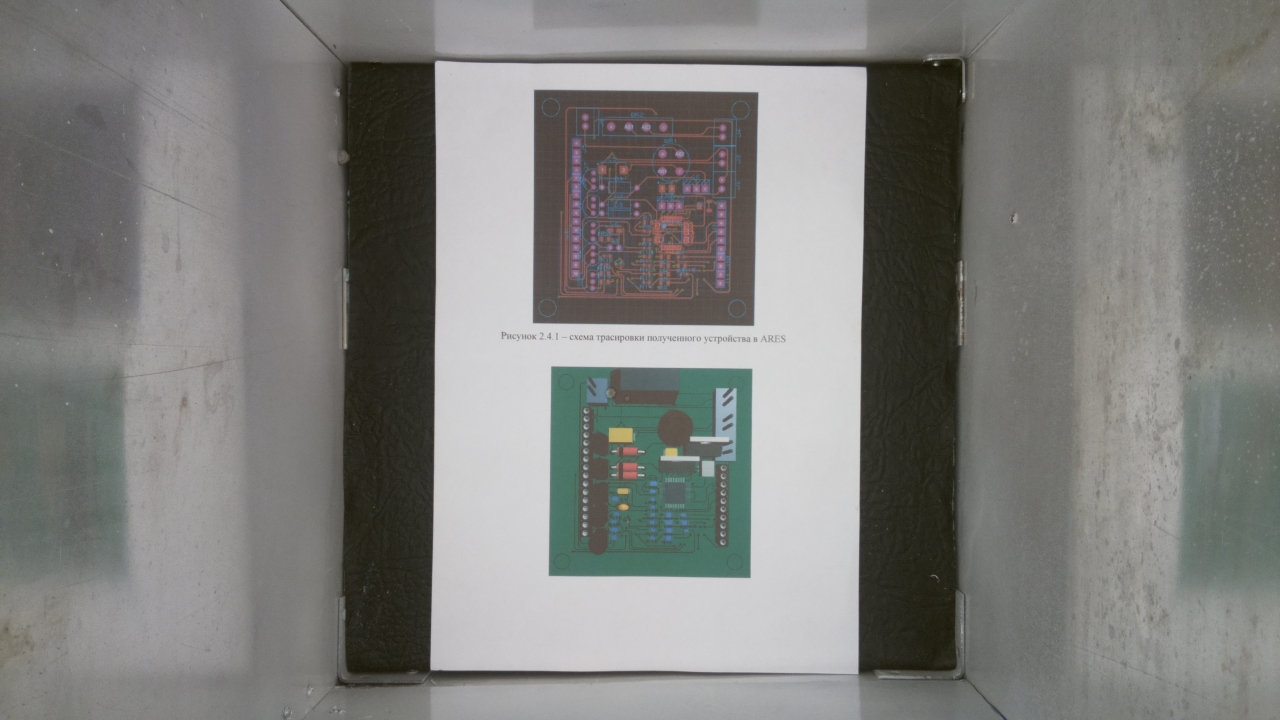
#> input picture Images/orig.jpg, 1280 x 720 px, found by its file name
$ python CameraController.py
#> lines starting #> are read from the running program, lines starting #| are printed output that depends on the picture; after the words box and inside, x2 and y2 are one past the last pixel; in counts of white or black regions, pixels touching at a corner belong together
import cv2
import numpy as np
from datetime import datetime
from os import remove
from threading import Thread

ORIG_IMG_PATH = "./Images/orig.jpg"
PROC_IMG_PATH = "./Images/proc.jpg"
HIST_IMG_PATH = "./Images/history"
CROP_POINTS = ((72, 70), (680, 72), (675, 670), (62, 670))

class CameraController:

    GMF = 0

    def __init__(self, saveHistory = False) -> None:
#> called with saveHistory = False
        self.image = cv2.imread(ORIG_IMG_PATH)
#> self.image is the input picture: shape (720, 1280, 3); mean B, G, R 124, 126.9, 126.7
        h, w = self.image.shape[:2]
#> h = 720; w = 1280
        center = int((w - h)/2)
#> center = 280
        self.image = self.image[0:h, center:w-center]
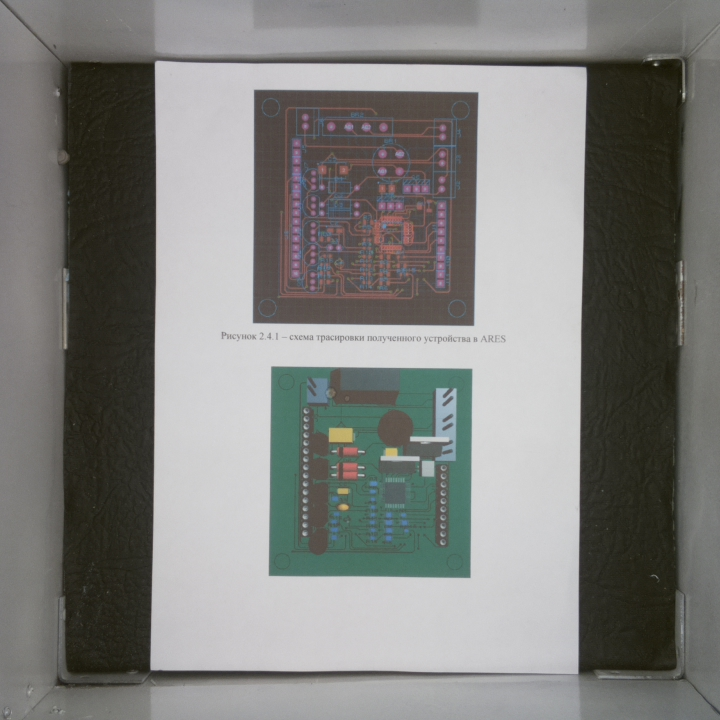
#> self.image: shape (720, 720, 3); mean B, G, R 124.2, 127, 126.8
        if saveHistory:self.save(f"{HIST_IMG_PATH}/{datetime.now().strftime('%m-%d_%H-%M')}.jpg")


    def crop(self):
        height, width = self.image.shape[:2]
#> height = 720; width = 720
        src_pts = np.float32(CROP_POINTS)
        dst_pts = np.float32([[0, 0], [width, 0], [width, height], [0, height]])
#> dst_pts = [[0, 0], [720, 0], [720, 720], [0, 720]]
        matrix = cv2.getPerspectiveTransform(src_pts, dst_pts)
        self.image = cv2.warpPerspective(self.image, matrix, (width, height))
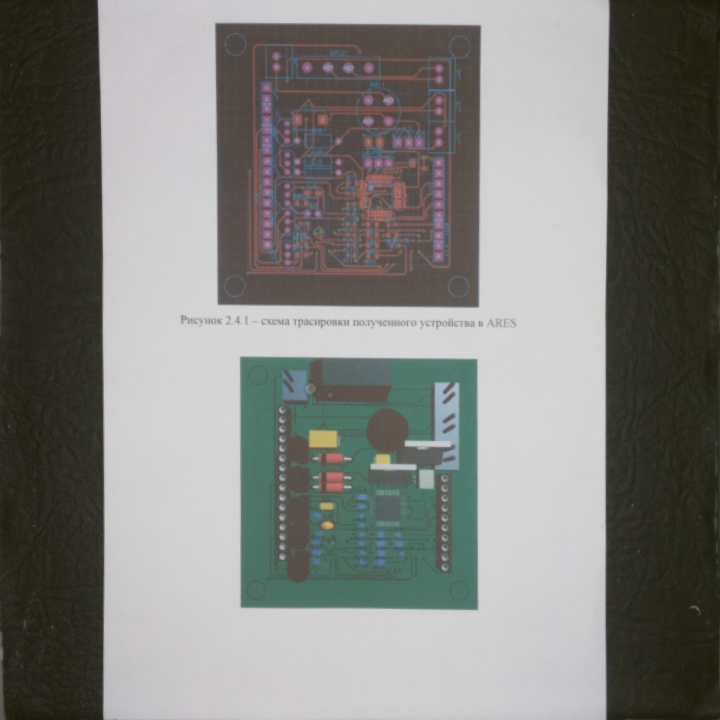
#> self.image: shape (720, 720, 3); mean B, G, R 125, 128.1, 127.5
        return self

    def blur(self, attrs=(25, 25)):self.image = cv2.blur(self.image, attrs); return self

    def filter(self, filterAttr : list):
        hsv         = cv2.cvtColor(self.image, cv2.COLOR_BGR2HSV)
#> hsv: shape (720, 720, 3); mean H, S, V 61.3, 33.8, 131.2
        mask        = cv2.inRange(hsv, np.array(filterAttr[0]), np.array(filterAttr[1]))
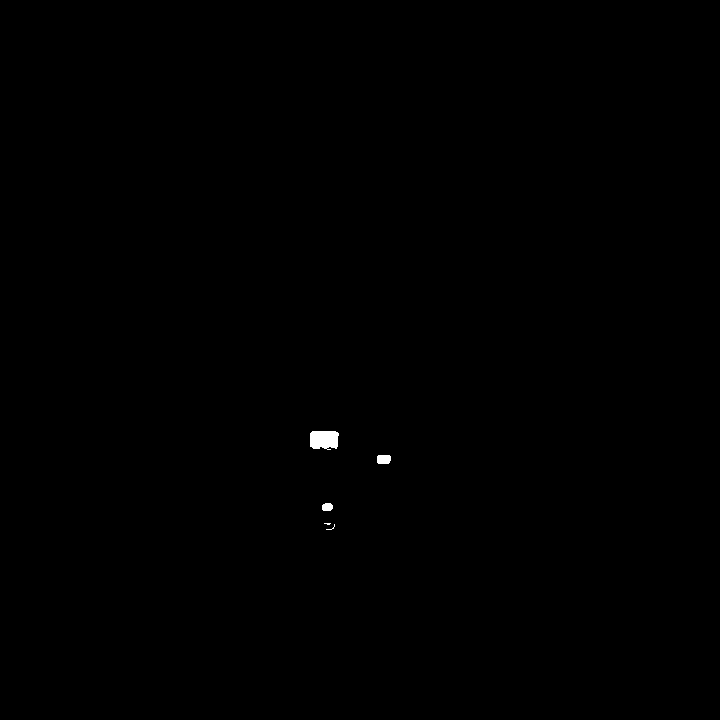
#> mask: shape (720, 720); 0.14% white; 5 white regions (2 under 20 px), largest, box (x1, y1, x2, y2) and area: (310, 431, 339, 450) 483, (377, 455, 391, 464) 119, (322, 503, 333, 511) 77
        self.image  = cv2.bitwise_and(self.image, self.image, mask=mask)
        self.GMF    = cv2.countNonZero(mask)
#> self.GMF = 701
        return self

    def calculate(self): return round((self.GMF/(self.image.shape[0]*self.image.shape[1])) * 100, 2)

    def save(self): cv2.imwrite(PROC_IMG_PATH, self.image)

    @staticmethod
    def new(image_path = None):
        Thread(target=CameraController._newImage, args=[image_path,]).start()
        # return CameraController._newImage(image_path)


    @staticmethod
    def delete():
        Thread(target=CameraController._deleteImage, args=[ORIG_IMG_PATH, ]).start()
        Thread(target=CameraController._deleteImage, args=[PROC_IMG_PATH, ]).start()

    @staticmethod
    def _newImage(imagePath = None):
        try:
            import picamera
            from time import sleep
            camera = picamera.PiCamera()
            sleep(2)
            if imagePath: camera.capture(imagePath)
            else: camera.capture(ORIG_IMG_PATH)
            camera.close()
            return True
        except: return False

    @staticmethod
    def _deleteImage(path):
        try: remove(path)
        except: pass

if __name__ == "__main__":
    cm = CameraController()
    cm.crop()
    cm.filter([[22, 68, 72], [63, 255, 255]])
    currentGreen = cm.calculate()
#> currentGreen = 0.14
    cm.save()
